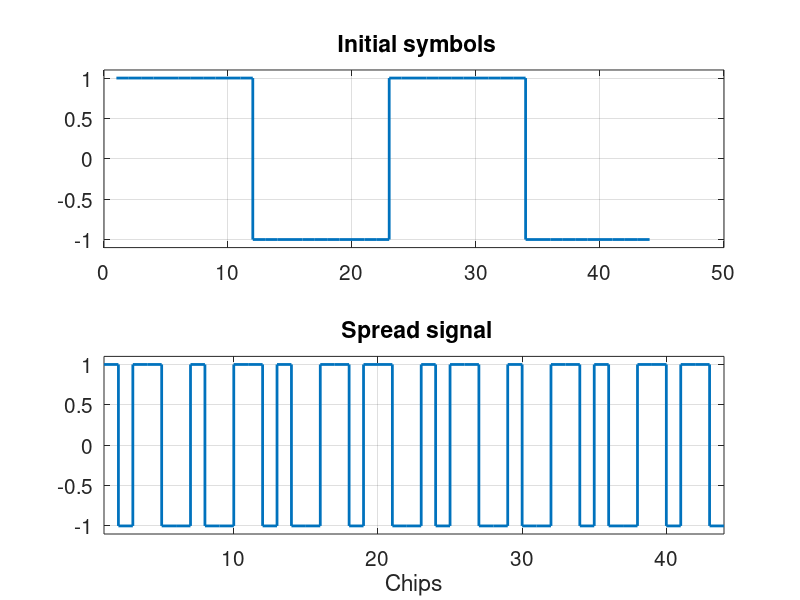
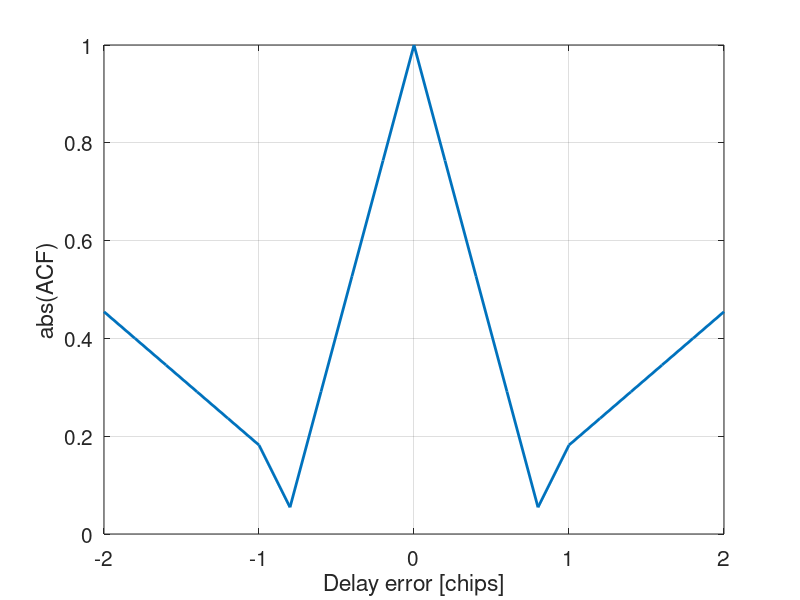
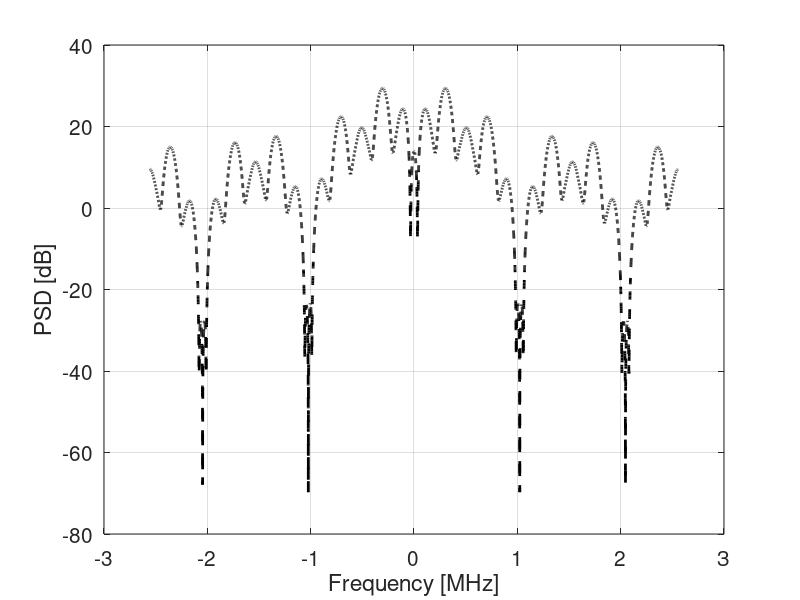

Write the MATLAB code that produced these figures, in order.
%%
%DEMO: example of Direct Sequence Spread Spectrum (DS SS) modulation
%%

clear all; close all;
set(0,'defaultaxesfontsize',15);
set(0,'defaultlinelinewidth',2);

%generate a sequence of N random binary symbols, this is the signal to be transmitted via
%DS-SS
N=4;
bits=[1 -1 (-1).^(round(randn(1,N-2)))];
%generate now the spreading code of length SF
SF=11; %spreading factor: 11, 121, 1021
prncode=(-1).^(round(randn(1,SF)));

%Spread the bits
bits_temp=kron(bits, ones(1,SF));
spread_signal=kron(ones(1,N),prncode).*bits_temp;

%oversample the spread signal (to see better the correlation function at
%sub-chip level)
Ns=5;  %oversampling factor or number of samples per chip
x_Ns=kron(spread_signal, ones(1,Ns));
%reference frequency (in MHz)
f_ref=1.023;
%Define the length of the discrete Fourier transform (for spectrum
%computation)
fft_length=2^14;
%%
%compute the autocorrelation function over one symbol
Rcorr=xcorr(x_Ns(1:Ns*SF));
%compute the Power Spectra Density 
PSD_sim=fftshift(fft(Rcorr,fft_length));

%define the frequency axis according to sampling frequency
fs= f_ref*Ns/2; %sampling frequency
fax=[-fs+2*fs/fft_length:2*fs/fft_length:fs]+1e-6;

%%
 
%#########################NOW THE FIGURES ###############################
%% 
%%first plot is the transmitted bits
%%second plot is the spread sequence, 
figure;subplot(211); 
stairs([1:SF*N], bits_temp);   ylim([-1.1 1.1]); grid on;  title(' Initial symbols');
subplot(212); stairs([1:SF*N], spread_signal); 
grid on; hold on; title('Transmitted symbols')
xlim([1 SF*N]); ylim([-1.1 1.1]); grid on;  title(' Spread signal');
xlabel('Chips')

pause;
%%
%%

%Autocorrelation function of one symbol
Dmax_chips=2;
[garb, mid]=max(abs(Rcorr));
Rcorr_sim=Rcorr(mid-Dmax_chips*Ns:mid+Dmax_chips*Ns);
xaxchips=[-Dmax_chips*Ns:+Dmax_chips*Ns]/Ns;
figure; plot(xaxchips, abs(Rcorr_sim/max(abs(Rcorr_sim))));
xlabel('Delay error [chips]'); ylabel('abs(ACF)');
grid on; 
pause;
%%
%Third plot is the PSD
figure; plot(fax, 10*log10(abs(PSD_sim)),'k--'); hold on; 
grid on; 
ylabel('PSD [dB]'); xlabel('Frequency [MHz]');
